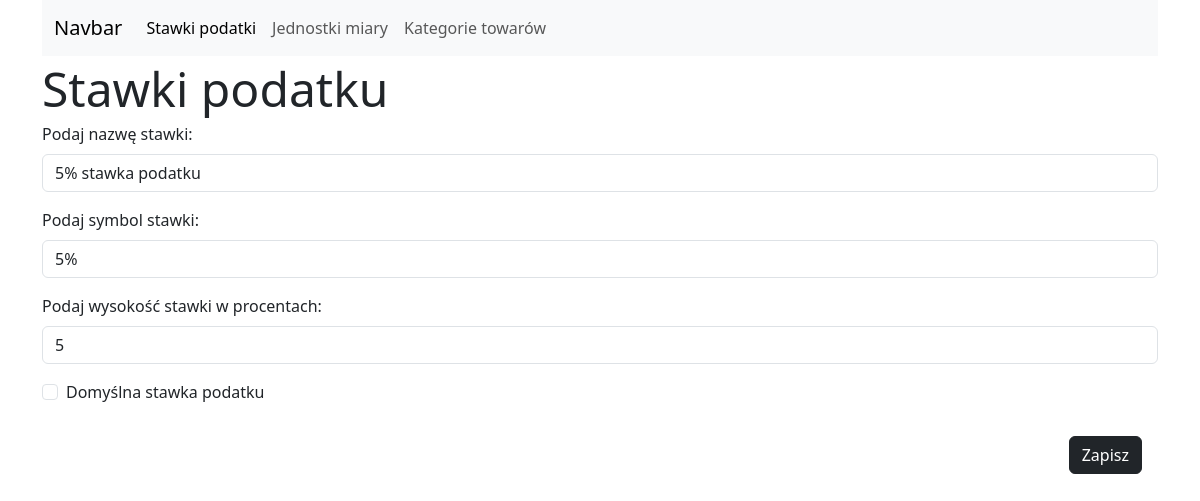
/taxes/edit/3, run on the app's committed database.
### tables this page shows
CREATE TABLE tax_rates (
	id INTEGER NOT NULL, 
	name VARCHAR(35), 
	symbol VARCHAR(3) NOT NULL, 
	rate NUMERIC NOT NULL, 
	"default" BOOLEAN, 
	PRIMARY KEY (id)
);

### blueprints/tax_rates_bp.py (the view)
@tax_rates_blueprint.route('/taxes/edit/<item_id>', methods=['GET', 'POST'])
def tax_rates_edit(item_id):
    id_elem = None
    form = TaxRatesForm()
    if request.method == 'POST':
        id_elem = request.form.to_dict().get('element_id')
        if form.validate():
            db.edit_tax_rate(int(id_elem), {'name': form.name.data,
                                            'symbol': form.symbol.data,
                                            'rate': form.rate.data / 100,
                                            'default': form.default.data})
            return redirect('/taxes/list')
    else:
        if item_id:
            element_to_edit = db.get_tax_rate(int(item_id))
            form.name.data = element_to_edit.name
            form.symbol.data = element_to_edit.symbol
            form.rate.data = int(element_to_edit.rate * 100)
            form.default.data = element_to_edit.default
            id_elem = element_to_edit.id
    return render_template('simple_forms/taxes.html', form=form, page_state='edit', element_id=id_elem,
                           settings=settings)

### forms/tax_rates_form.py
class TaxRatesForm(FlaskForm):
    name = StringField('Podaj nazwę stawki:', [
        validators.InputRequired(message='Musisz wypełnić to pole'),
        validators.Length(max=35, message='Pole może zawierać jedynie {} znaków!'.format(35))])
    symbol = StringField('Podaj symbol stawki:', [
        validators.InputRequired(message='Musisz wypełnić to pole'),
        validators.Length(max=3, message='Pole może zawierać jedynie {} znaków!'.format(3))])
    rate = IntegerField(label='Podaj wysokość stawki w procentach:', validators=[
        validators.InputRequired(message='Musisz wypełnić to pole'),
        validators.NumberRange(message='Podana wartość musi być z przediału 0-100', min=0, max=100)])
    default = BooleanField('Domyślna stawka podatku')

### db_cms/db_cms_core.py (called while the page is built)
    def __get_element(self, table, element_id):
        elem = select([table]).where(table.c.id == element_id)
        with self.__engine__.connect() as conn:
            return conn.execute(elem).fetchone()

    def get_tax_rate(self, element_id):
        return self.__get_element(self.tax_rates, element_id)

### templates/simple_forms/taxes.html (shortened to what this page needs)
{% extends "simple_forms/base.html" %}
{% from 'bootstrap5/form.html' import render_field %}
{% block form_content %}
{% if form: %}
        {% if page_state == 'edit': %}
        <form novalidate method="post" action="{{'/taxes/edit/'~element_id}}">
        {% elif page_state == 'new': %}
        <form novalidate method="post" action="/taxes/new">
        {% endif %}
        {{ render_field(form.name)}}
        {{ render_field(form.symbol)}}
        {{ render_field(form.rate)}}
        {{ render_field(form.default)}}
        <div class="d-flex p-3 flex-row-reverse">
            <input type="submit" class="btn btn-dark" value="Zapisz">
        </div>
    </form>
    {% endif %}
{% endblock %}

### data on the page
tax_rates: name "5% stawka podatku", symbol "5%", rate "5"

### other printed values
{{ settings['title'] }} "Stawki podatku"
